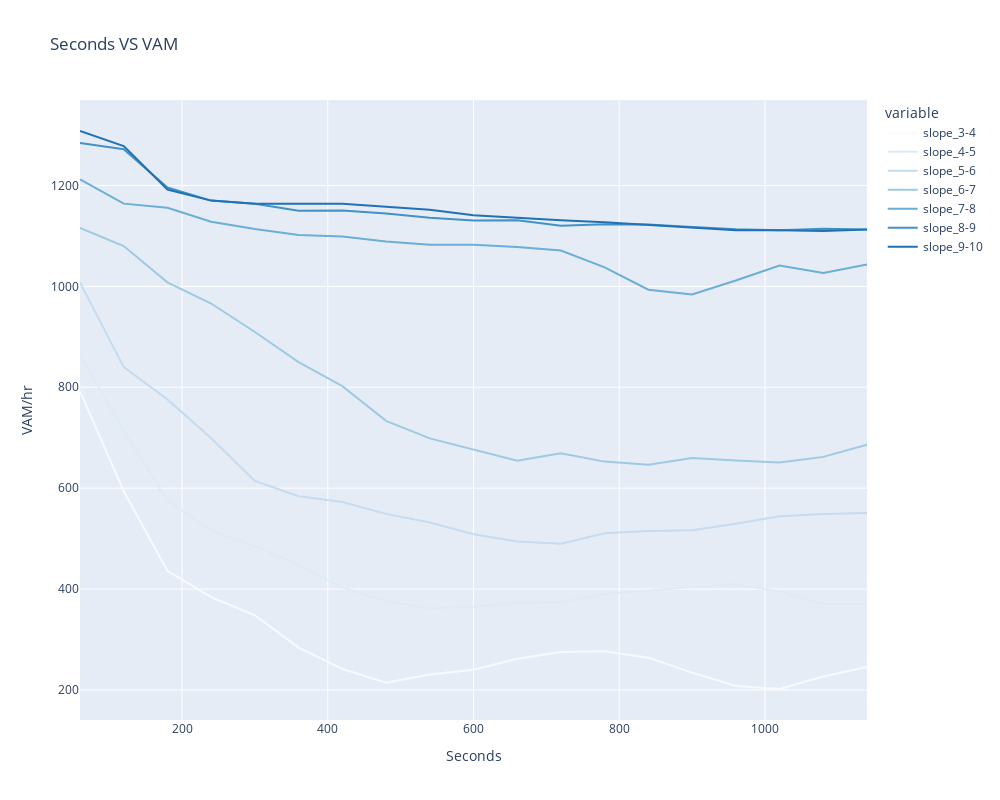
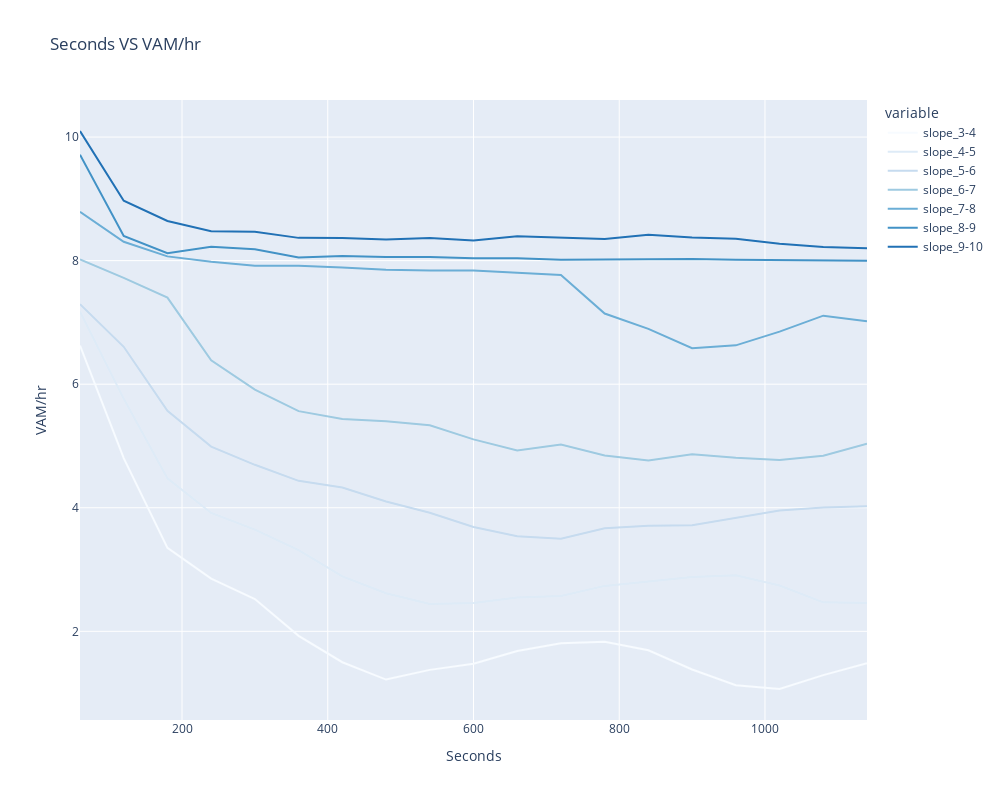

The notebook cell saved with these charts, in order:
### Code cell
v.plot_vam(df)

### Figure 1 — Plotly figure (JSON) as saved in the notebook; plotly's stock layout.template omitted (floating-point values rounded to 4 significant figures)
{"data": [{"hovertemplate": "variable=slope_3-4<br>interval=%{x}<br>value=%{y}<extra></extra>", "legendgroup": "slope_3-4", "line": {"color": "rgb(247,251,255)", "dash": "solid"}, "marker": {"symbol": "circle"}, "mode": "lines", "name": "slope_3-4", "orientation": "v", "showlegend": true, "x": [60.0, 120.0, 180.0, 240.0, 300.0, 360.0, 420.0, 480.0, 540.0, 600.0, 660.0, 720.0, 780.0, 840.0, 900.0, 960.0, 1020.0, 1080.0, 1140.0], "xaxis": "x", "y": [792.0, 594.0, 436.0, 384.0, 348.0, 284.0, 241.7, 214.5, 230.7, 240.0, 261.8, 275.0, 276.9, 264.0, 234.4, 207.7, 201.9, 226.7, 245.7], "yaxis": "y", "type": "scatter"}, {"hovertemplate": "variable=slope_4-5<br>interval=%{x}<br>value=%{y}<extra></extra>", "legendgroup": "slope_4-5", "line": {"color": "rgb(222,235,247)", "dash": "solid"}, "marker": {"symbol": "circle"}, "mode": "lines", "name": "slope_4-5", "orientation": "v", "showlegend": true, "x": [60.0, 120.0, 180.0, 240.0, 300.0, 360.0, 420.0, 480.0, 540.0, 600.0, 660.0, 720.0, 780.0, 840.0, 900.0, 960.0, 1020.0, 1080.0, 1140.0], "xaxis": "x", "y": [864.0, 714.0, 576.0, 516.0, 484.8, 448.0, 402.9, 376.5, 361.3, 364.8, 373.1, 374.0, 390.5, 396.9, 404.8, 410.2, 395.3, 370.0, 370.1], "yaxis": "y", "type": "scatter"}, {"hovertemplate": "variable=slope_5-6<br>interval=%{x}<br>value=%{y}<extra></extra>", "legendgroup": "slope_5-6", "line": {"color": "rgb(198,219,239)", "dash": "solid"}, "marker": {"symbol": "circle"}, "mode": "lines", "name": "slope_5-6", "orientation": "v", "showlegend": true, "x": [60.0, 120.0, 180.0, 240.0, 300.0, 360.0, 420.0, 480.0, 540.0, 600.0, 660.0, 720.0, 780.0, 840.0, 900.0, 960.0, 1020.0, 1080.0, 1140.0], "xaxis": "x", "y": [1008.0, 840.0, 776.0, 699.0, 614.4, 584.0, 572.6, 549.0, 532.0, 508.8, 494.2, 490.0, 510.5, 515.1, 516.8, 529.5, 544.2, 548.7, 550.7], "yaxis": "y", "type": "scatter"}, {"hovertemplate": "variable=slope_6-7<br>interval=%{x}<br>value=%{y}<extra></extra>", "legendgroup": "slope_6-7", "line": {"color": "rgb(158,202,225)", "dash": "solid"}, "marker": {"symbol": "circle"}, "mode": "lines", "name": "slope_6-7", "orientation": "v", "showlegend": true, "x": [60.0, 120.0, 180.0, 240.0, 300.0, 360.0, 420.0, 480.0, 540.0, 600.0, 660.0, 720.0, 780.0, 840.0, 900.0, 960.0, 1020.0, 1080.0, 1140.0], "xaxis": "x", "y": [1116.0, 1080.0, 1008.0, 966.0, 909.6, 850.0, 802.3, 733.5, 698.7, 676.8, 654.5, 669.0, 652.6, 646.3, 660.0, 654.8, 650.8, 662.0, 685.9], "yaxis": "y", "type": "scatter"}, {"hovertemplate": "variable=slope_7-8<br>interval=%{x}<br>value=%{y}<extra></extra>", "legendgroup": "slope_7-8", "line": {"color": "rgb(107,174,214)", "dash": "solid"}, "marker": {"symbol": "circle"}, "mode": "lines", "name": "slope_7-8", "orientation": "v", "showlegend": true, "x": [60.0, 120.0, 180.0, 240.0, 300.0, 360.0, 420.0, 480.0, 540.0, 600.0, 660.0, 720.0, 780.0, 840.0, 900.0, 960.0, 1020.0, 1080.0, 1140.0], "xaxis": "x", "y": [1212.0, 1164.0, 1156.0, 1128.0, 1114.0, 1102.0, 1099.0, 1089.0, 1083.0, 1082.0, 1078.0, 1071.0, 1038.0, 993.4, 984.0, 1012.0, 1041.0, 1027.0, 1043.0], "yaxis": "y", "type": "scatter"}, {"hovertemplate": "variable=slope_8-9<br>interval=%{x}<br>value=%{y}<extra></extra>", "legendgroup": "slope_8-9", "line": {"color": "rgb(66,146,198)", "dash": "solid"}, "marker": {"symbol": "circle"}, "mode": "lines", "name": "slope_8-9", "orientation": "v", "showlegend": true, "x": [60.0, 120.0, 180.0, 240.0, 300.0, 360.0, 420.0, 480.0, 540.0, 600.0, 660.0, 720.0, 780.0, 840.0, 900.0, 960.0, 1020.0, 1080.0, 1140.0], "xaxis": "x", "y": [1284.0, 1272.0, 1196.0, 1170.0, 1164.0, 1150.0, 1150.0, 1145.0, 1136.0, 1130.0, 1131.0, 1120.0, 1123.0, 1123.0, 1118.0, 1113.0, 1111.0, 1114.0, 1113.0], "yaxis": "y", "type": "scatter"}, {"hovertemplate": "variable=slope_9-10<br>interval=%{x}<br>value=%{y}<extra></extra>", "legendgroup": "slope_9-10", "line": {"color": "rgb(33,113,181)", "dash": "solid"}, "marker": {"symbol": "circle"}, "mode": "lines", "name": "slope_9-10", "orientation": "v", "showlegend": true, "x": [60.0, 120.0, 180.0, 240.0, 300.0, 360.0, 420.0, 480.0, 540.0, 600.0, 660.0, 720.0, 780.0, 840.0, 900.0, 960.0, 1020.0, 1080.0, 1140.0], "xaxis": "x", "y": [1308.0, 1278.0, 1192.0, 1170.0, 1164.0, 1164.0, 1164.0, 1158.0, 1152.0, 1141.0, 1136.0, 1131.0, 1127.0, 1122.0, 1117.0, 1112.0, 1111.0, 1110.0, 1113.0], "yaxis": "y", "type": "scatter"}], "layout": {"xaxis": {"anchor": "y", "domain": [0.0, 1.0], "title": {"text": "Seconds"}}, "yaxis": {"anchor": "x", "domain": [0.0, 1.0], "title": {"text": "VAM/hr"}}, "legend": {"title": {"text": "variable"}, "tracegroupgap": 0}, "title": {"text": "Seconds VS VAM"}, "width": 1000, "height": 800}}

### Figure 2 — Plotly figure (JSON) as saved in the notebook; plotly's stock layout.template omitted (floating-point values rounded to 4 significant figures)
{"data": [{"hovertemplate": "variable=slope_3-4<br>interval=%{x}<br>value=%{y}<extra></extra>", "legendgroup": "slope_3-4", "line": {"color": "rgb(247,251,255)", "dash": "solid"}, "marker": {"symbol": "circle"}, "mode": "lines", "name": "slope_3-4", "orientation": "v", "showlegend": true, "x": [60.0, 120.0, 180.0, 240.0, 300.0, 360.0, 420.0, 480.0, 540.0, 600.0, 660.0, 720.0, 780.0, 840.0, 900.0, 960.0, 1020.0, 1080.0, 1140.0], "xaxis": "x", "y": [6.626, 4.804, 3.351, 2.853, 2.524, 1.927, 1.5, 1.219, 1.376, 1.476, 1.683, 1.808, 1.832, 1.694, 1.383, 1.129, 1.067, 1.291, 1.484], "yaxis": "y", "type": "scatter"}, {"hovertemplate": "variable=slope_4-5<br>interval=%{x}<br>value=%{y}<extra></extra>", "legendgroup": "slope_4-5", "line": {"color": "rgb(222,235,247)", "dash": "solid"}, "marker": {"symbol": "circle"}, "mode": "lines", "name": "slope_4-5", "orientation": "v", "showlegend": true, "x": [60.0, 120.0, 180.0, 240.0, 300.0, 360.0, 420.0, 480.0, 540.0, 600.0, 660.0, 720.0, 780.0, 840.0, 900.0, 960.0, 1020.0, 1080.0, 1140.0], "xaxis": "x", "y": [7.172, 5.767, 4.476, 3.916, 3.647, 3.316, 2.89, 2.617, 2.441, 2.459, 2.549, 2.573, 2.735, 2.806, 2.879, 2.906, 2.741, 2.469, 2.457], "yaxis": "y", "type": "scatter"}, {"hovertemplate": "variable=slope_5-6<br>interval=%{x}<br>value=%{y}<extra></extra>", "legendgroup": "slope_5-6", "line": {"color": "rgb(198,219,239)", "dash": "solid"}, "marker": {"symbol": "circle"}, "mode": "lines", "name": "slope_5-6", "orientation": "v", "showlegend": true, "x": [60.0, 120.0, 180.0, 240.0, 300.0, 360.0, 420.0, 480.0, 540.0, 600.0, 660.0, 720.0, 780.0, 840.0, 900.0, 960.0, 1020.0, 1080.0, 1140.0], "xaxis": "x", "y": [7.295, 6.605, 5.57, 4.99, 4.695, 4.435, 4.328, 4.1, 3.919, 3.69, 3.54, 3.498, 3.667, 3.709, 3.717, 3.835, 3.956, 4.002, 4.024], "yaxis": "y", "type": "scatter"}, {"hovertemplate": "variable=slope_6-7<br>interval=%{x}<br>value=%{y}<extra></extra>", "legendgroup": "slope_6-7", "line": {"color": "rgb(158,202,225)", "dash": "solid"}, "marker": {"symbol": "circle"}, "mode": "lines", "name": "slope_6-7", "orientation": "v", "showlegend": true, "x": [60.0, 120.0, 180.0, 240.0, 300.0, 360.0, 420.0, 480.0, 540.0, 600.0, 660.0, 720.0, 780.0, 840.0, 900.0, 960.0, 1020.0, 1080.0, 1140.0], "xaxis": "x", "y": [8.02, 7.722, 7.401, 6.388, 5.911, 5.564, 5.435, 5.4, 5.335, 5.107, 4.928, 5.024, 4.848, 4.765, 4.867, 4.811, 4.772, 4.841, 5.036], "yaxis": "y", "type": "scatter"}, {"hovertemplate": "variable=slope_7-8<br>interval=%{x}<br>value=%{y}<extra></extra>", "legendgroup": "slope_7-8", "line": {"color": "rgb(107,174,214)", "dash": "solid"}, "marker": {"symbol": "circle"}, "mode": "lines", "name": "slope_7-8", "orientation": "v", "showlegend": true, "x": [60.0, 120.0, 180.0, 240.0, 300.0, 360.0, 420.0, 480.0, 540.0, 600.0, 660.0, 720.0, 780.0, 840.0, 900.0, 960.0, 1020.0, 1080.0, 1140.0], "xaxis": "x", "y": [8.791, 8.306, 8.069, 7.981, 7.916, 7.918, 7.888, 7.853, 7.842, 7.838, 7.803, 7.769, 7.143, 6.895, 6.581, 6.629, 6.851, 7.109, 7.019], "yaxis": "y", "type": "scatter"}, {"hovertemplate": "variable=slope_8-9<br>interval=%{x}<br>value=%{y}<extra></extra>", "legendgroup": "slope_8-9", "line": {"color": "rgb(66,146,198)", "dash": "solid"}, "marker": {"symbol": "circle"}, "mode": "lines", "name": "slope_8-9", "orientation": "v", "showlegend": true, "x": [60.0, 120.0, 180.0, 240.0, 300.0, 360.0, 420.0, 480.0, 540.0, 600.0, 660.0, 720.0, 780.0, 840.0, 900.0, 960.0, 1020.0, 1080.0, 1140.0], "xaxis": "x", "y": [9.714, 8.399, 8.121, 8.226, 8.185, 8.051, 8.077, 8.058, 8.06, 8.038, 8.038, 8.015, 8.018, 8.027, 8.027, 8.014, 8.011, 8.013, 7.998], "yaxis": "y", "type": "scatter"}, {"hovertemplate": "variable=slope_9-10<br>interval=%{x}<br>value=%{y}<extra></extra>", "legendgroup": "slope_9-10", "line": {"color": "rgb(33,113,181)", "dash": "solid"}, "marker": {"symbol": "circle"}, "mode": "lines", "name": "slope_9-10", "orientation": "v", "showlegend": true, "x": [60.0, 120.0, 180.0, 240.0, 300.0, 360.0, 420.0, 480.0, 540.0, 600.0, 660.0, 720.0, 780.0, 840.0, 900.0, 960.0, 1020.0, 1080.0, 1140.0], "xaxis": "x", "y": [10.1, 8.971, 8.641, 8.474, 8.468, 8.368, 8.367, 8.341, 8.365, 8.325, 8.396, 8.371, 8.35, 8.417, 8.373, 8.356, 8.275, 8.221, 8.199], "yaxis": "y", "type": "scatter"}], "layout": {"xaxis": {"anchor": "y", "domain": [0.0, 1.0], "title": {"text": "Seconds"}}, "yaxis": {"anchor": "x", "domain": [0.0, 1.0], "title": {"text": "VAM/hr"}}, "legend": {"title": {"text": "variable"}, "tracegroupgap": 0}, "title": {"text": "Seconds VS VAM/hr"}, "width": 1000, "height": 800}}
